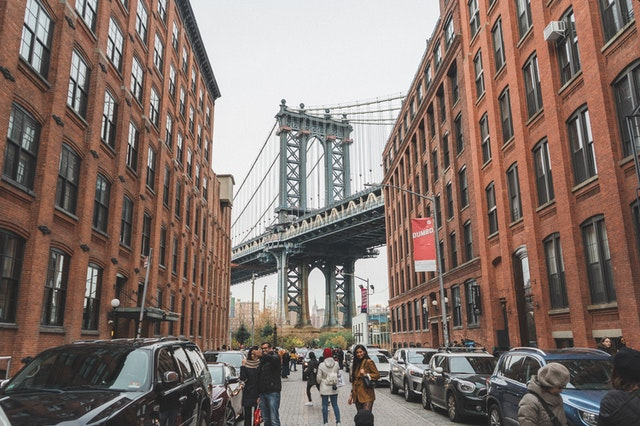
#> input picture img/image_0.jpg, 640 x 426 px
$ python '2 - Concatenar imagenes multiples sizes.py'
#> lines starting #> are read from the running program, lines starting #| are printed output that depends on the picture
### utils/concatenar_imagen.py
import cv2

def hconcat_resize(img_list, interpolation=cv2.INTER_CUBIC):
    h_min = min(img.shape[0] for img in img_list)  # Minimo hights de todas las imagenes

    im_list_resize = [
        cv2.resize(
            img,
            (int(img.shape[1] * h_min / img.shape[0]), h_min),
            interpolation=interpolation,
        )
        for img in img_list
    ]  # Resizing a la minima hight

    return cv2.hconcat(im_list_resize)  # imagenes concatenadas


def vconcat_resize(img_list, interpolation=cv2.INTER_CUBIC):
    w_min = min(img.shape[1] for img in img_list)  # Minimo width de todas las imagenes

    im_list_resize = [
        cv2.resize(
            img,
            (w_min, int(img.shape[0] * w_min / img.shape[1])),
            interpolation=interpolation,
        )
        for img in img_list
    ]   # Resizing a la minima width

    return cv2.vconcat(im_list_resize)  # imagenes concatenadas


def concat_tile_resize(list_2d, interpolation=cv2.INTER_CUBIC):

    img_list_v = [
        hconcat_resize(list_h, interpolation=cv2.INTER_CUBIC) for list_h in list_2d
    ]  # concatena todas las imagenes horizontalmente

    return vconcat_resize(img_list_v, interpolation=cv2.INTER_CUBIC)  # concatena todas las imagenes verticalmente

### 2 - Concatenar imagenes multiples sizes.py
import cv2
from utils.concatenar_imagen import concat_tile_resize


# Carga
img_1 = cv2.imread("img/image_0.jpg")
#> img_1 is the input picture: shape (426, 640, 3); mean B, G, R 106.5, 113.8, 130.7
img_2 = cv2.imread("img/image_1.jpg")
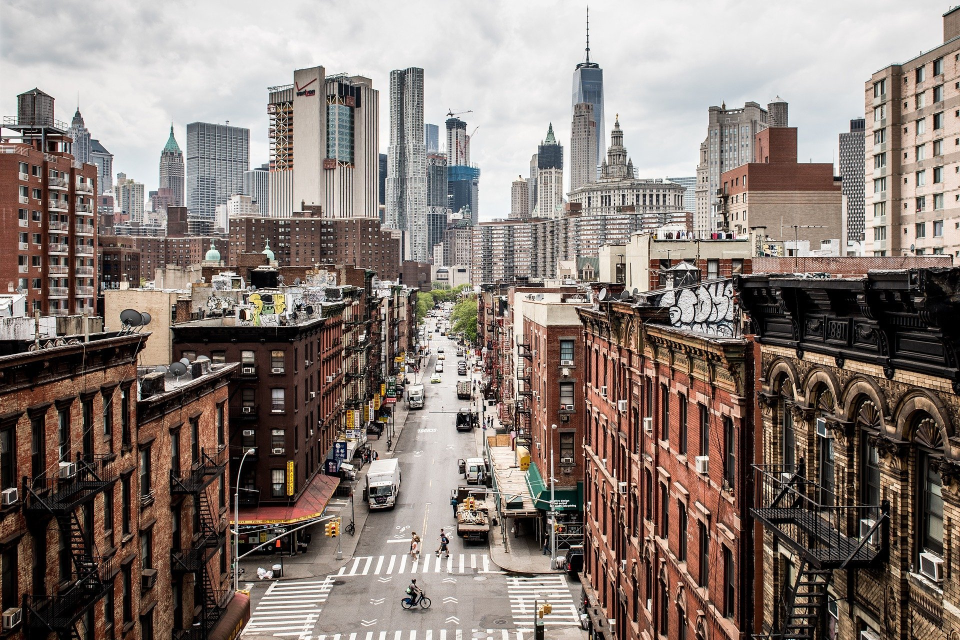
#> input picture img/image_1.jpg, 1920 x 1280 px (shown at 1/2 size)
#> img_2 is the input picture: shape (1280, 1920, 3); mean B, G, R 117.3, 123.7, 136.2

# Lista de imagenes a concatenar
img_concat = concat_tile_resize(
    [
        [img_1],
        [img_1, img_2, img_1],
        [img_1, img_2],
    ]
)
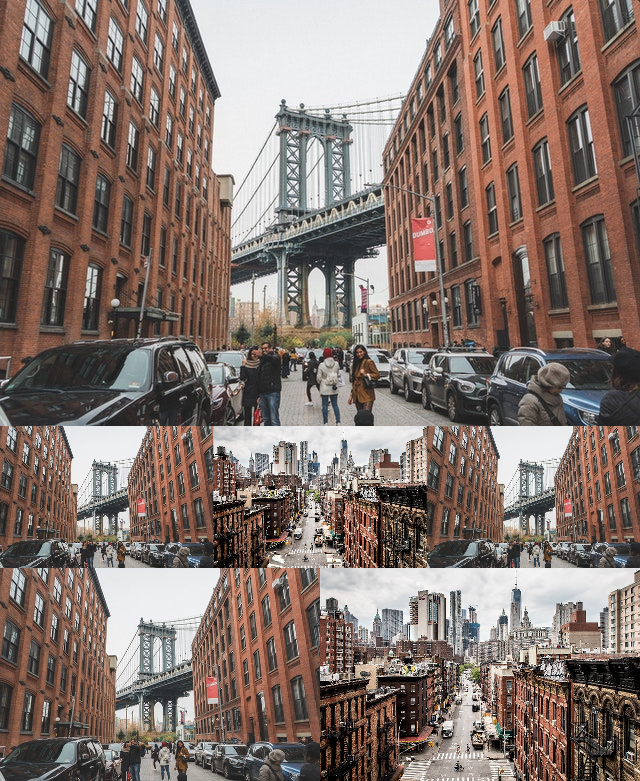
#> img_concat: shape (781, 640, 3); mean B, G, R 108.6, 115.8, 131.8

# Visualización
cv2.imshow("Imagenes concatenadas", img_concat)

cv2.waitKey(0)  # Espera hasta que se presione una tecla para cerrar
cv2.destroyAllWindows()
